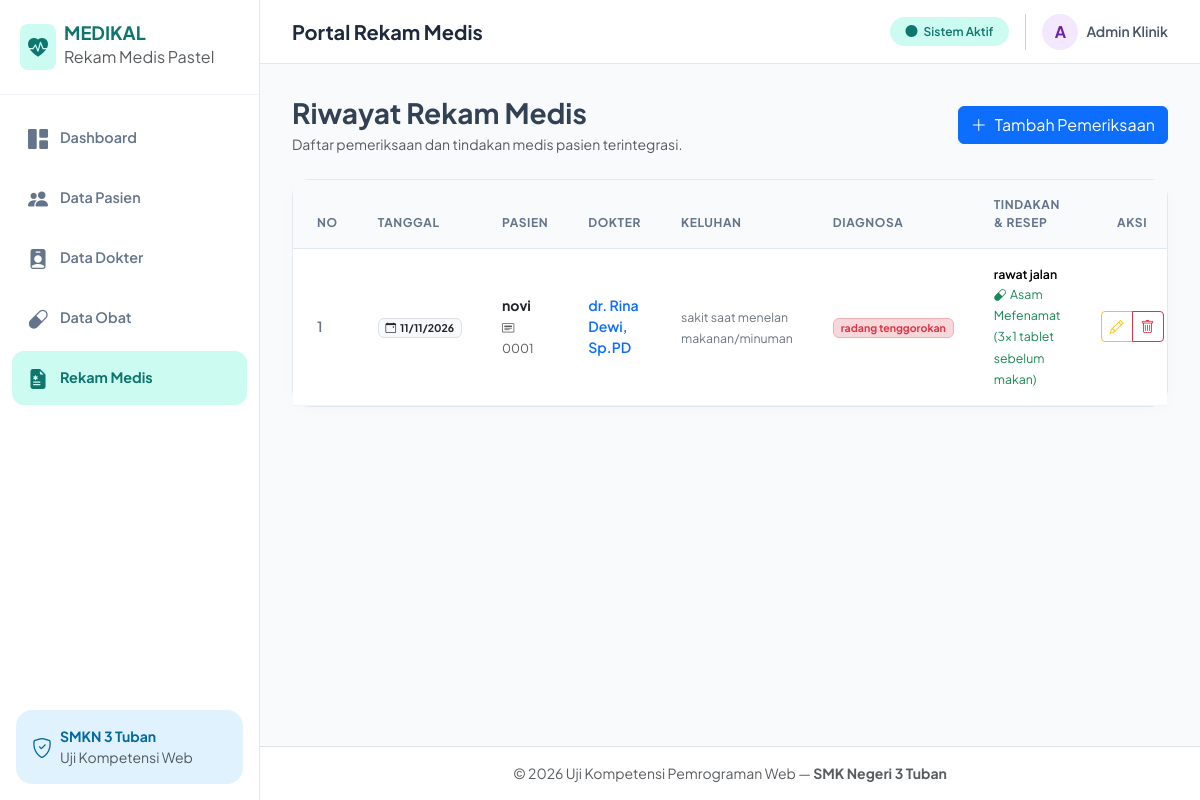
The app's page /rekam_medis.php with its own data.
### tables this page shows
CREATE TABLE `rekam_medis` (
  `id_rekam` int(11) NOT NULL,
  `id_pasien` int(11) NOT NULL,
  `id_dokter` int(11) NOT NULL,
  `id_obat` int(11) NOT NULL,
  `tanggal_periksa` date NOT NULL,
  `keluhan` text NOT NULL,
  `diagnosa` text NOT NULL,
  `tindakan` text NOT NULL,
  `resep` varchar(100) NOT NULL
);

CREATE TABLE `pasien` (
  `id_pasien` int(11) NOT NULL,
  `no_rm` varchar(20) NOT NULL,
  `nama_pasien` varchar(100) NOT NULL,
  `jenis_kelamin` enum('L','P') NOT NULL,
  `tanggal_lahir` date NOT NULL,
  `alamat` text NOT NULL
);

CREATE TABLE `dokter` (
  `id_dokter` int(11) NOT NULL,
  `nama_dokter` varchar(100) NOT NULL,
  `spesialisasi` varchar(50) NOT NULL
);

CREATE TABLE `obat` (
  `id_obat` int(11) NOT NULL,
  `nama_obat` varchar(100) NOT NULL,
  `satuan` varchar(30) NOT NULL,
  `stok` int(11) NOT NULL
);

### rekam_medis.php (the view)
<?php
include 'koneksi.php';
include 'header.php';
?>
<div class="d-flex justify-content-between align-items-center mb-4">
    <div>
        <h3 class="fw-bold mb-1">Riwayat Rekam Medis</h3>
        <p class="text-muted small mb-0">Daftar pemeriksaan dan tindakan medis pasien terintegrasi.</p>
    </div>
    <a href="rekam_medis_tambah.php" class="btn btn-primary d-flex align-items-center gap-2">
        <i class="bi bi-plus-lg"></i> Tambah Pemeriksaan
    </a>
</div>
<div class="card card-custom">
    <div class="card-body p-0">
        <div class="table-responsive">
            <table class="table table-custom table-hover align-middle mb-0">
                <thead>
                    <tr>
                        <th class="ps-4">No</th>
                        <th>Tanggal</th>
                        <th>Pasien</th>
                        <th>Dokter</th>
                        <th>Keluhan</th>
                        <th>Diagnosa</th>
                        <th>Tindakan & Resep</th>
                        <th class="text-center">Aksi</th>
                    </tr>
                </thead>
                <tbody>
                    <?php
                    $no = 1;
                    $sql = "SELECT rm.*, p.nama_pasien, p.no_rm, d.nama_dokter, o.nama_obat
                            FROM rekam_medis rm
                            INNER JOIN pasien p ON rm.id_pasien = p.id_pasien
                            INNER JOIN dokter d ON rm.id_dokter = d.id_dokter
                            INNER JOIN obat o ON rm.id_obat = o.id_obat
                            ORDER BY rm.id_rekam DESC";
                    $query = mysqli_query($koneksi, $sql);
                    if (mysqli_num_rows($query) == 0) {
                        echo "<tr><td colspan='8' class='text-center py-4 text-muted'>Belum ada data rekam medis.</td></tr>";
                    } else {
                        while ($data = mysqli_fetch_assoc($query)) :
                    ?>
                    <tr>
                        <td class="ps-4 fw-semibold text-secondary"><?= $no++; ?></td>
                        <td>
                            <span class="badge bg-light text-dark border">
                                <i class="bi bi-calendar-event me-1"></i><?= date('d/m/Y', strtotime($data['tanggal_periksa'])); ?>
                            </span>
                        </td>
                        <td>
                            <div class="fw-bold text-dark"><?= htmlspecialchars($data['nama_pasien']); ?></div>
                            <small class="text-muted"><i class="bi bi-card-heading me-1"></i><?= htmlspecialchars($data['no_rm']); ?></small>
                        </td>
                        <td>
                            <div class="fw-semibold text-primary"><?= htmlspecialchars($data['nama_dokter']); ?></div>
                        </td>
                        <td><small class="text-secondary"><?= htmlspecialchars($data['keluhan']); ?></small></td>
                        <td><span class="badge bg-danger-subtle text-danger border border-danger-subtle"><?= htmlspecialchars($data['diagnosa']); ?></span></td>
                        <td>
                            <div class="small fw-semibold"><?= htmlspecialchars($data['tindakan']); ?></div>
                            <small class="text-success"><i class="bi bi-capsule me-1"></i><?= htmlspecialchars($data['nama_obat']); ?> (<?= htmlspecialchars($data['resep']); ?>)</small>
                        </td>
                        <td class="text-center">
                            <div class="btn-group btn-group-sm">
                                <a href="rekam_medis_edit.php?id=<?= $data['id_rekam']; ?>" class="btn btn-outline-warning" title="Edit">
                                    <i class="bi bi-pencil"></i>
                                </a>
                                <a href="rekam_medis_hapus.php?id=<?= $data['id_rekam']; ?>" class="btn btn-outline-danger" onclick="return confirm('Hapus rekam medis ini?')" title="Hapus">
                                    <i class="bi bi-trash"></i>
                                </a>
                            </div>
                        </td>
                    </tr>
                    <?php
                        endwhile;
                    }
                    ?>
                </tbody>
            </table>
        </div>
    </div>
</div>
<?php include 'footer.php'; ?>

### header.php (style rules this page uses)
:root { --sidebar-width: 260px; --bg-main: #f8fafc; --sidebar-bg: #ffffff; --pastel-mint: #ccfbf1; --pastel-mint-dark: #0f766e; --pastel-blue: #e0f2fe; --pastel-blue-dark: #0369a1; --pastel-purple: #f3e8ff; --pastel-purple-dark: #6b21a8; --pastel-peach: #ffe4e6; --pastel-peach-dark: #9f1239; --pastel-amber: #fef3c7; --pastel-amber-dark: #92400e; --text-slate: #334155; }
body { font-family: 'Plus Jakarta Sans', sans-serif; background-color: var(--bg-main); color: var(--text-slate); }
.card-custom { border: 1px solid #e2e8f0; border-radius: 18px; background: #ffffff; box-shadow: 0 4px 15px rgba(0, 0, 0, 0.02); }
.table-custom { border-collapse: separate; border-spacing: 0; width: 100%; }
.table-custom thead th { background-color: #f8fafc; color: #64748b; font-size: 0.75rem; text-transform: uppercase; letter-spacing: 0.05em; font-weight: 700; padding: 1rem 1.25rem; border-bottom: 1px solid #e2e8f0; }
.table-custom tbody td { padding: 1rem 1.25rem; border-bottom: 1px solid #f1f5f9; vertical-align: middle; font-size: 0.88rem; }

### records on screen
rekam_medis: tanggal_periksa "11/11/2026", id_pasien.nama_pasien "novi", id_pasien.no_rm "0001", id_dokter.nama_dokter "dr. Rina Dewi, Sp.PD", keluhan "sakit saat menelan makanan/minuman", diagnosa "radang tenggorokan", tindakan "rawat jalan", id_obat.nama_obat "Asam Mefenamat", resep "3x1 tablet sebelum makan"
